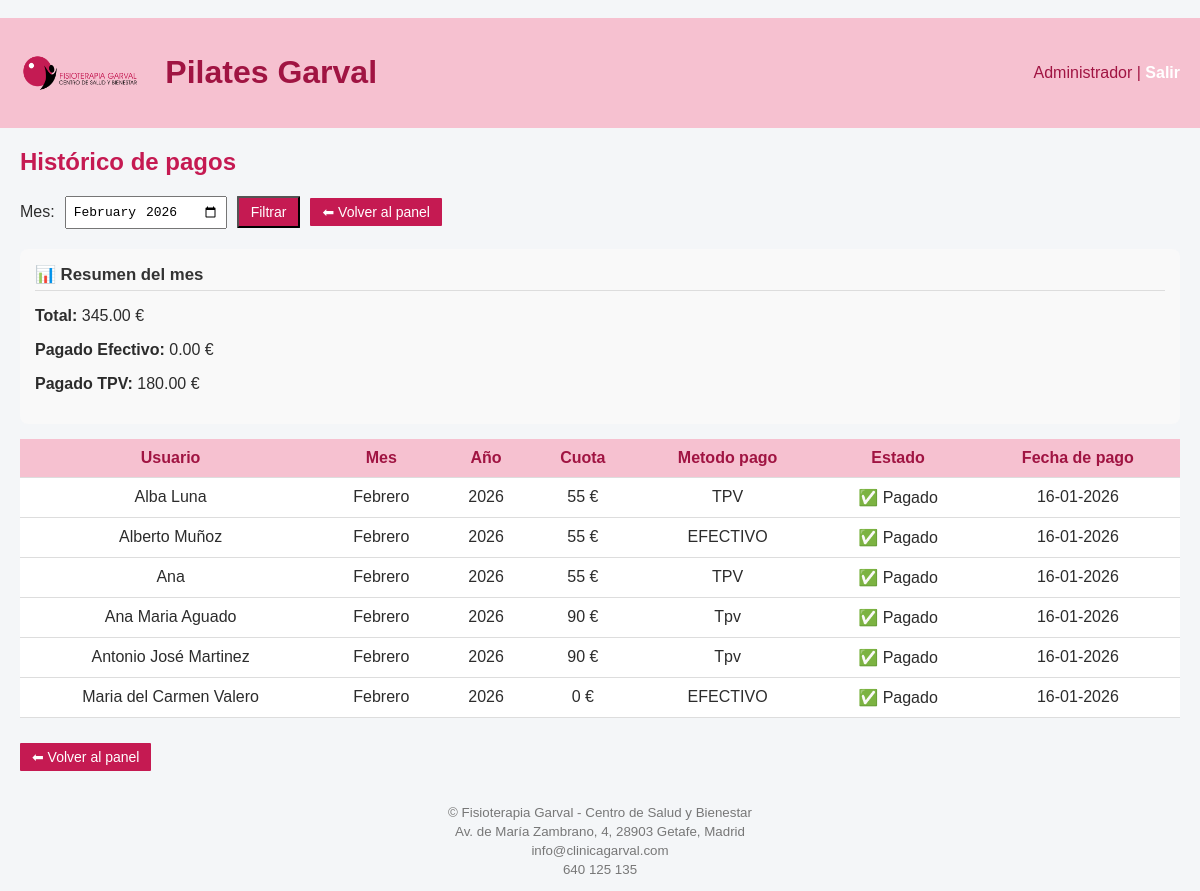
Page /admin/pagos/historico (signed in) on the committed database.
### tables this page shows
CREATE TABLE configuracion (
    id INTEGER PRIMARY KEY CHECK (id = 1),
    year INTEGER NOT NULL,
    month INTEGER NOT NULL
);

CREATE TABLE "pagos" (
	"id"	INTEGER,
	"usuario_id"	INTEGER,
	"year"	INTEGER,
	"month"	INTEGER,
	"pagado"	INTEGER DEFAULT 0,
	"cuota"	INTEGER, fecha_pago DATE, metodo_pago TEXT,
	PRIMARY KEY("id" AUTOINCREMENT),
	UNIQUE("usuario_id","year","month")
);

CREATE TABLE "usuarios" (
	"id"	INTEGER,
	"nombre"	TEXT,
	"email"	TEXT,
	"rol"	TEXT,
	"clases_semana"	INTEGER,
	"password"	TEXT,
	"desactivo"	INTEGER,
	PRIMARY KEY("id" AUTOINCREMENT)
);

### app.py (the view)
@app.route("/admin/pagos/historico")
@login_required
@role_required("admin")
def admin_pagos_historico():
    if session.get("rol") != "admin":
        abort(403)
    mes = request.args.get("mes")
    if mes:
        year, month = map(int, mes.split("-"))
    else:
        year, month = obtener_mes_activo()
    meses = [
        "Enero", "Febrero", "Marzo", "Abril", "Mayo", "Junio",
        "Julio", "Agosto", "Septiembre", "Octubre", "Noviembre", "Diciembre"
    ]
    mes_literal = meses[month - 1]
    conn = conectar()
    c = conn.cursor()
    tot = c.execute("""
    SELECT
      COALESCE(SUM(COALESCE(p.cuota, 0)), 0) AS total_cuotas,
      COALESCE(SUM(CASE WHEN p.pagado = 1 THEN COALESCE(p.cuota, 0) ELSE 0 END), 0) AS total_pagado,
      COALESCE(SUM(CASE WHEN p.pagado = 1 AND p.metodo_pago = 'Tpv' THEN COALESCE(p.cuota, 0) ELSE 0 END), 0) AS total_tpv,
      COALESCE(SUM(CASE WHEN p.pagado = 1 AND p.metodo_pago = 'Efectivo' THEN COALESCE(p.cuota, 0) ELSE 0 END), 0) AS total_efectivo
    FROM pagos p
    WHERE p.year = ? AND p.month = ?
    """, (year, month)).fetchone()
    resumen = {
        "total_cuotas": tot[0],
        "total_pagado": tot[1],
        "total_tpv": tot[2],
        "total_efectivo": tot[3],
    }
    query = """
        SELECT
            p.id,
            u.nombre,
            p.year,
            p.month,
            p.cuota,
            p.metodo_pago,
            p.pagado,
            p.fecha_pago
        FROM pagos p
        JOIN usuarios u ON u.id = p.usuario_id
        WHERE 1=1 and pagado=1
    """
    params = []
    if year:
        query += " AND p.year = ?"
        params.append(int(year))
    if month:
        query += " AND p.month = ?"
        params.append(int(month))
    query += " ORDER BY p.year DESC, p.month DESC, u.nombre"
    pagos = c.execute(query, params).fetchall()
    conn.close()
    return render_template(
        "admin_pagos_historico.html",
        pagos=pagos,
        year=year,
        month=month,
        mes_literal=mes_literal,
        resumen=resumen
    )

### app.py (called while the page is built)
def obtener_mes_activo():
    conn = conectar()
    c = conn.cursor()
    fila = c.execute("""
        SELECT year, month
        FROM configuracion
        WHERE id = 1
    """).fetchone()
    conn.close()
    return fila[0], fila[1]

### auth.py (called while the page is built)
def login_required(f):
    @wraps(f)
    def wrapper(*args, **kwargs):
        if not session.get("user_id"):
            return redirect(url_for("login", next=request.path))
        return f(*args, **kwargs)
    return wrapper

def role_required(*roles):
    def deco(f):
        @wraps(f)
        def wrapper(*args, **kwargs):
            if not session.get("user_id"):
                return redirect(url_for("login", next=request.path))
            if session.get("rol") not in roles:
                abort(403)
            return f(*args, **kwargs)
        return wrapper
    return deco

### db.py (called while the page is built)
def conectar():
    return sqlite3.connect("clinica.db")

### templates/admin_pagos_historico.html (shortened to what this page needs)
﻿{% extends "base.html" %}
{% block content %}
<h2>Histórico de pagos</h2>
<form method="get" class="selector-mes">
    <label>Mes:</label>
    <input type="month"
           name="mes"
           value="{% if year and month %}{{ '%04d-%02d'|format(year, month) }}{% endif %}">
    <button type="submit">Filtrar</button>
    <a href="/admin" class="boton boton-secundario">⬅ Volver al panel</a>
</form>
{% if resumen %}
<div class="menu-bloque" style="margin: 15px 0;">
    <h3>📊 Resumen del mes</h3>
    <p><strong>Total:</strong> {{ "%.2f"|format(resumen.total_pagado) }} €</p>
    <p><strong>Pagado Efectivo:</strong> {{ "%.2f"|format(resumen.total_efectivo) }} €</p>
    <p><strong>Pagado TPV:</strong> {{ "%.2f"|format(resumen.total_tpv) }} €</p>
</div>
{% endif %}
<table>
    <tr>
        <th>Usuario</th>
        <th>Mes</th>
        <th>Año</th>
        <th>Cuota</th>
        <th>Metodo pago</th>
        <th>Estado</th>
        <th>Fecha de pago</th>
    </tr>
    {% for id, nombre, year, month, cuota, metodo_pago, pagado, fecha in pagos %}
    <tr class="{% if not pagado %}fila-roja{% endif %}">
        <td>{{ nombre }}</td>
        <td>{{ mes_literal }}</td>
        <td>{{ year }}</td>
        <td>{{ cuota }} €</td>
        <td>{{ metodo_pago }}</td>
        <td>
            {% if pagado %}
            ✅ Pagado
            {% else %}
            ❌ Pendiente
            {% endif %}
        </td>
        <td>
            {% if fecha %}
            {{ fecha[8:10] }}-{{ fecha[5:7] }}-{{ fecha[0:4] }}
            {% else %}
            —
            {% endif %}
        </td>
    </tr>
    {% else %}
    <tr>
        <td colspan="5" style="text-align:center; font-style:italic;">
            No hay pagos para este filtro
        </td>
    </tr>
    {% endfor %}
</table>
<a href="/admin" class="boton boton-secundario">⬅ Volver al panel</a>
{% endblock %}

### static/estilo.css (style rules this page uses)
.selector-mes { display: flex; align-items: center; gap: 10px; margin-bottom: 20px; }
.selector-mes input[type="month"] { padding: 6px; font-size: 1em; }
:root { --primary: #c51a52; --primary-dark: #a01442; --primary-light: #f6c1d0; --bg: #f4f6f8; --text: #2c2c2c; }
body { font-family: Arial, sans-serif; margin: 0; background: var(--bg); color: var(--text); }
h2, h3 { color: var(--primary); margin-top: 0; }
table { width: 100%; border-collapse: collapse; background: white; margin-bottom: 25px; }
th, td { padding: 10px 12px; border-bottom: 1px solid #ddd; vertical-align: middle; text-align: center; }
th { background: var(--primary-light); color: var(--primary-dark); font-weight: bold; }
a.boton, button { background: var(--primary); color: white; padding: 6px 12px; border-radius: 1px; text-decoration: none; font-size: 14px; display: inline-block; }
.boton-secundario { background: #ddd; color: #333; padding: 10px 14px; border-radius: 4px; text-decoration: none; text-align: center; }
td:last-child { text-transform: capitalize; }
.menu-bloque { background: #f9f9f9; padding: 15px; border-radius: 8px; }
.menu-bloque h3 { margin-top: 0; margin-bottom: 12px; font-size: 1.05em; color: #333; border-bottom: 1px solid #ddd; padding-bottom: 5px; }

### rows in the picture
configuracion: mes "2026-02"
pagos: nombre "Alba Luna", mes_literal "Febrero", year "2026", cuota "55", metodo_pago "TPV", pagado "✅ Pagado", fecha_pago "16", fecha_pago "01", fecha_pago "2026"
pagos: nombre "Alberto Muñoz", mes_literal "Febrero", year "2026", cuota "55", metodo_pago "EFECTIVO", pagado "✅ Pagado", fecha_pago "16", fecha_pago "01", fecha_pago "2026"
pagos: nombre "Ana", mes_literal "Febrero", year "2026", cuota "55", metodo_pago "TPV", pagado "✅ Pagado", fecha_pago "16", fecha_pago "01", fecha_pago "2026"
pagos: nombre "Ana Maria Aguado", mes_literal "Febrero", year "2026", cuota "90", metodo_pago "Tpv", pagado "✅ Pagado", fecha_pago "16", fecha_pago "01", fecha_pago "2026"
pagos: nombre "Antonio José Martinez", mes_literal "Febrero", year "2026", cuota "90", metodo_pago "Tpv", pagado "✅ Pagado", fecha_pago "16", fecha_pago "01", fecha_pago "2026"
pagos: nombre "Maria del Carmen Valero", mes_literal "Febrero", year "2026", cuota "0", metodo_pago "EFECTIVO", pagado "✅ Pagado", fecha_pago "16", fecha_pago "01", fecha_pago "2026"

### other values in the picture
{{ session.nombre }} "Administrador"
{{ "%.2f"|format(resumen.total_pagado) }} "345.00"
{{ "%.2f"|format(resumen.total_efectivo) }} "0.00"
{{ "%.2f"|format(resumen.total_tpv) }} "180.00"
